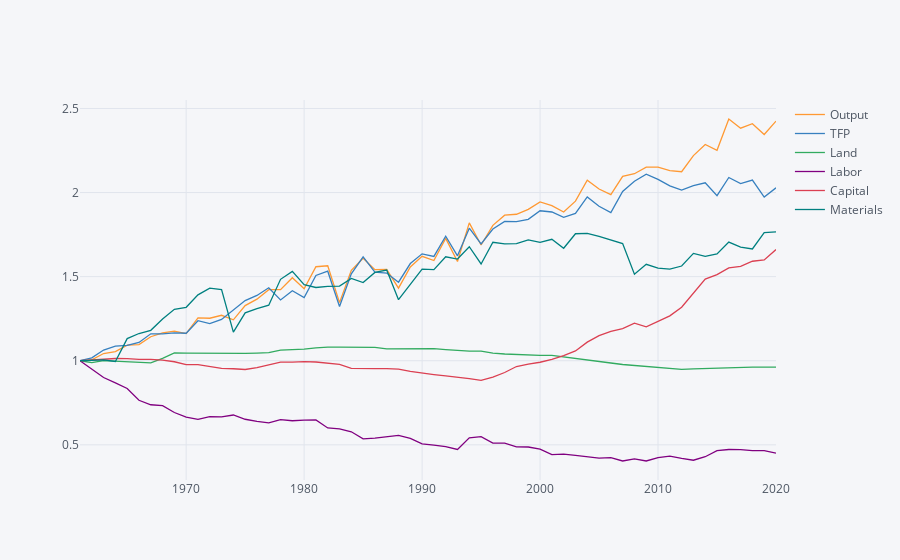

The notebook cell this image was saved under:
### Markdown cell above
And here a graph of growth in indices of inputs & outputs since 1961:

### Code cell
select = df.xs('USA',level='WDI Code').dropna(how='any').droplevel(['Level','Country'])

select = select/select.loc[1961,:]
select.iplot()
